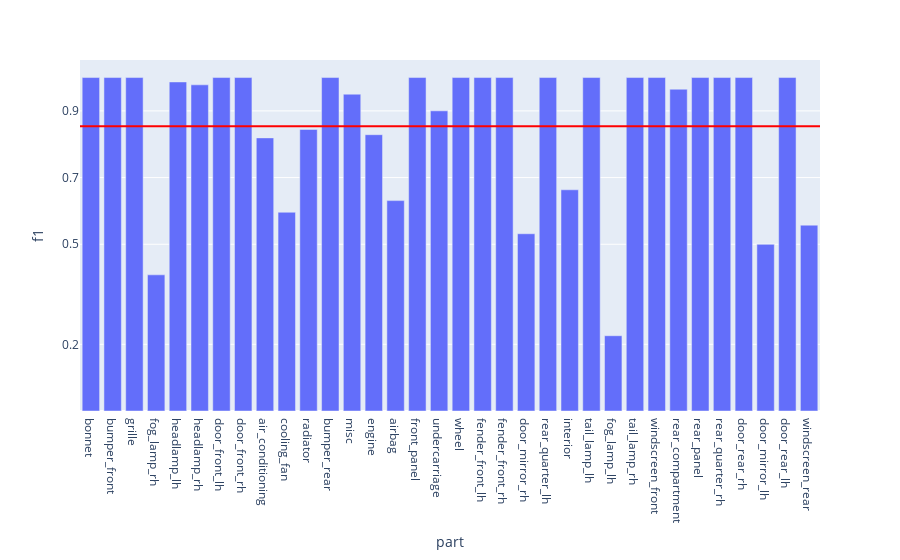

The code cell stored with this chart in its notebook:
### Code cell
fig = px.bar(summaryPerfDf, x = 'part', y = 'f1')

fig.add_hline(y=avgRecall, line_width=2, line_color="red")

fig.update_layout(
    yaxis = dict(
        tickmode = 'array',
        tickvals = [np.format_float_positional(avgRecall, 1), 0.2, 0.5, 0.7],
    )
)
fig

### Figure 1 — Plotly figure (JSON) as saved in the notebook; plotly's stock layout.template omitted (floating-point values rounded to 4 significant figures)
{"data": [{"alignmentgroup": "True", "hovertemplate": "part=%{x}<br>f1=%{y}<extra></extra>", "legendgroup": "", "marker": {"color": "#636efa", "pattern": {"shape": ""}}, "name": "", "offsetgroup": "", "orientation": "v", "showlegend": false, "textposition": "auto", "type": "bar", "x": ["bonnet", "bumper_front", "grille", "fog_lamp_rh", "headlamp_lh", "headlamp_rh", "door_front_lh", "door_front_rh", "air_conditioning", "cooling_fan", "radiator", "bumper_rear", "misc", "engine", "airbag", "front_panel", "undercarriage", "wheel", "fender_front_lh", "fender_front_rh", "door_mirror_rh", "rear_quarter_lh", "interior", "tail_lamp_lh", "fog_lamp_lh", "tail_lamp_rh", "windscreen_front", "rear_compartment", "rear_panel", "rear_quarter_rh", "door_rear_rh", "door_mirror_lh", "door_rear_lh", "windscreen_rear"], "xaxis": "x", "y": [1, 1, 1, 0.4084, 0.9868, 0.9781, 1, 1, 0.819, 0.596, 0.8444, 1, 0.9501, 0.8286, 0.6309, 1, 0.9001, 1, 1, 1, 0.5316, 1, 0.6634, 1, 0.2257, 1, 1, 0.965, 1, 1, 1, 0.4998, 1, 0.5573], "yaxis": "y"}], "layout": {"barmode": "relative", "legend": {"tracegroupgap": 0}, "margin": {"t": 60}, "shapes": [{"line": {"color": "red", "width": 2}, "type": "line", "x0": 0, "x1": 1, "xref": "x domain", "y0": 0.8539, "y1": 0.8539, "yref": "y"}], "xaxis": {"anchor": "y", "domain": [0, 1], "title": {"text": "part"}}, "yaxis": {"anchor": "x", "domain": [0, 1], "tickmode": "array", "tickvals": ["0.9", 0.2, 0.5, 0.7], "title": {"text": "f1"}}}}
